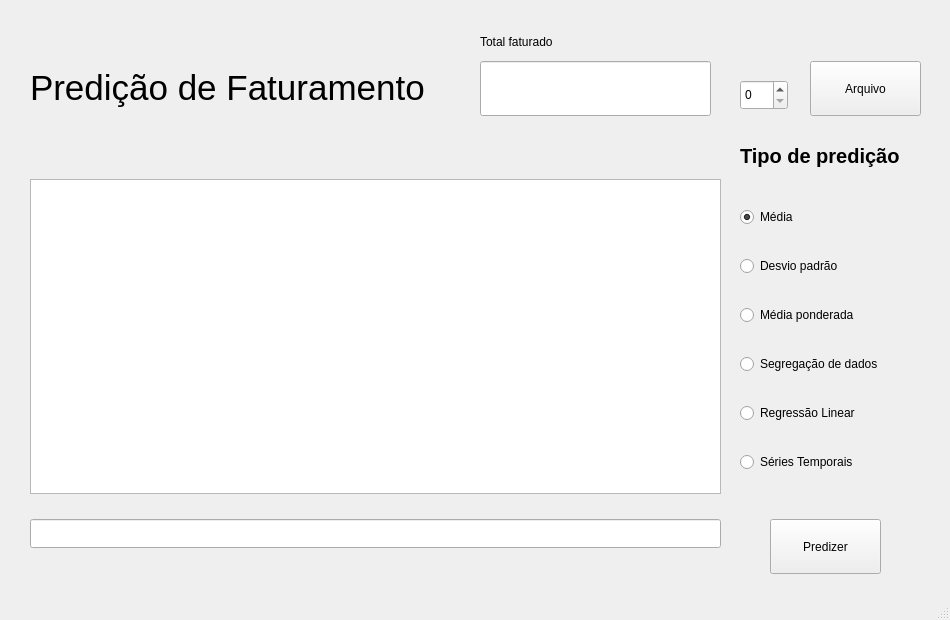
<?xml version="1.0" encoding="UTF-8"?>
<ui version="4.0">
 <class>MainWindow</class>
 <widget class="QMainWindow" name="MainWindow">
  <property name="geometry">
   <rect>
    <x>0</x>
    <y>0</y>
    <width>950</width>
    <height>620</height>
   </rect>
  </property>
  <property name="windowTitle">
   <string>MainWindow</string>
  </property>
  <widget class="QWidget" name="centralwidget">
   <widget class="QPushButton" name="bt_arquivo">
    <property name="geometry">
     <rect>
      <x>810</x>
      <y>61</y>
      <width>111</width>
      <height>55</height>
     </rect>
    </property>
    <property name="text">
     <string>Arquivo</string>
    </property>
   </widget>
   <widget class="QTableView" name="tb_faturamento">
    <property name="geometry">
     <rect>
      <x>30</x>
      <y>179</y>
      <width>691</width>
      <height>315</height>
     </rect>
    </property>
   </widget>
   <widget class="QPushButton" name="bt_predizer">
    <property name="geometry">
     <rect>
      <x>770</x>
      <y>519</y>
      <width>111</width>
      <height>55</height>
     </rect>
    </property>
    <property name="text">
     <string>Predizer</string>
    </property>
   </widget>
   <widget class="QLineEdit" name="txt_predicao">
    <property name="geometry">
     <rect>
      <x>30</x>
      <y>519</y>
      <width>691</width>
      <height>29</height>
     </rect>
    </property>
   </widget>
   <widget class="QLabel" name="lb_predicaoFaturamento">
    <property name="geometry">
     <rect>
      <x>30</x>
      <y>60</y>
      <width>421</width>
      <height>55</height>
     </rect>
    </property>
    <property name="font">
     <font>
      <pointsize>26</pointsize>
     </font>
    </property>
    <property name="text">
     <string>Predição de Faturamento</string>
    </property>
   </widget>
   <widget class="QLineEdit" name="txt_totalFaturado">
    <property name="geometry">
     <rect>
      <x>480</x>
      <y>61</y>
      <width>231</width>
      <height>55</height>
     </rect>
    </property>
    <property name="font">
     <font>
      <pointsize>14</pointsize>
     </font>
    </property>
    <property name="text">
     <string/>
    </property>
   </widget>
   <widget class="QLabel" name="lb_totalFaturado">
    <property name="geometry">
     <rect>
      <x>480</x>
      <y>31</y>
      <width>141</width>
      <height>21</height>
     </rect>
    </property>
    <property name="text">
     <string>Total faturado</string>
    </property>
   </widget>
   <widget class="QSpinBox" name="spinBox">
    <property name="geometry">
     <rect>
      <x>740</x>
      <y>80</y>
      <width>48</width>
      <height>30</height>
     </rect>
    </property>
   </widget>
   <widget class="QLabel" name="lb_tipoPredicao">
    <property name="geometry">
     <rect>
      <x>740</x>
      <y>140</y>
      <width>171</width>
      <height>31</height>
     </rect>
    </property>
    <property name="font">
     <font>
      <pointsize>15</pointsize>
      <weight>75</weight>
      <bold>true</bold>
     </font>
    </property>
    <property name="text">
     <string>Tipo de predição</string>
    </property>
   </widget>
   <widget class="QWidget" name="">
    <property name="geometry">
     <rect>
      <x>740</x>
      <y>184</y>
      <width>172</width>
      <height>315</height>
     </rect>
    </property>
    <layout class="QVBoxLayout" name="verticalLayout">
     <item>
      <widget class="QRadioButton" name="rb_media">
       <property name="text">
        <string>Média</string>
       </property>
       <property name="checked">
        <bool>true</bool>
       </property>
      </widget>
     </item>
     <item>
      <widget class="QRadioButton" name="rb_desvioPadrao">
       <property name="text">
        <string>Desvio padrão</string>
       </property>
      </widget>
     </item>
     <item>
      <widget class="QRadioButton" name="rb_MediaPonderada">
       <property name="text">
        <string>Média ponderada</string>
       </property>
      </widget>
     </item>
     <item>
      <widget class="QRadioButton" name="rb_segregacaoDados">
       <property name="text">
        <string>Segregação de dados</string>
       </property>
      </widget>
     </item>
     <item>
      <widget class="QRadioButton" name="rb_regressaoLinear">
       <property name="text">
        <string>Regressão Linear</string>
       </property>
      </widget>
     </item>
     <item>
      <widget class="QRadioButton" name="rb_seriesTemporais">
       <property name="text">
        <string>Séries Temporais</string>
       </property>
      </widget>
     </item>
    </layout>
   </widget>
  </widget>
  <widget class="QMenuBar" name="menubar">
   <property name="geometry">
    <rect>
     <x>0</x>
     <y>0</y>
     <width>950</width>
     <height>22</height>
    </rect>
   </property>
  </widget>
  <widget class="QStatusBar" name="statusbar"/>
 </widget>
 <resources/>
 <connections/>
</ui>
